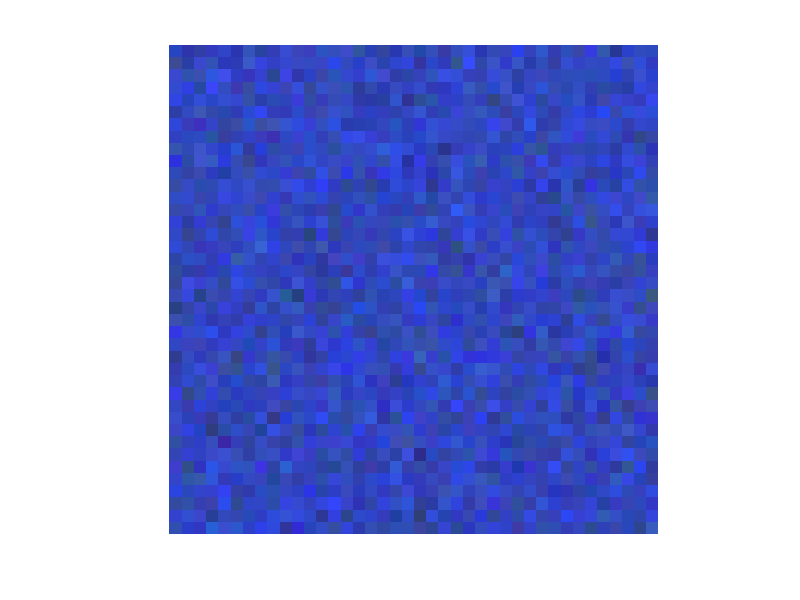
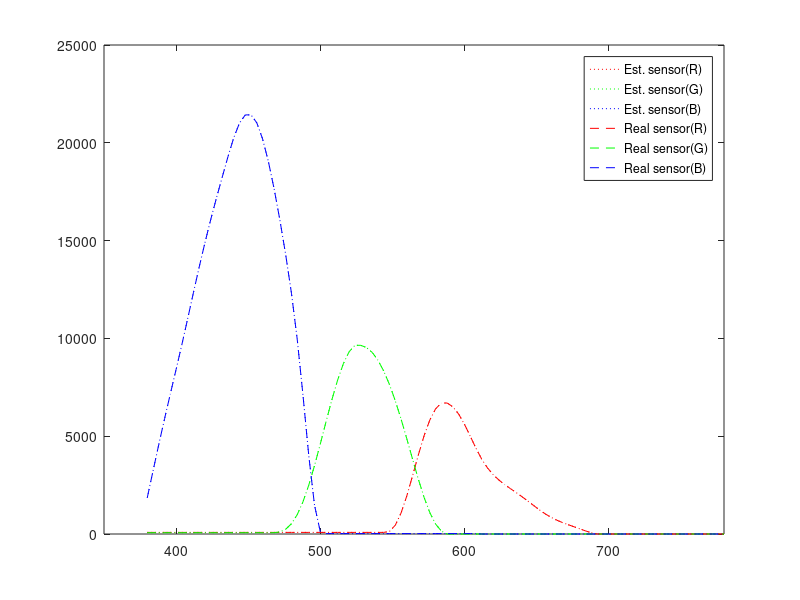
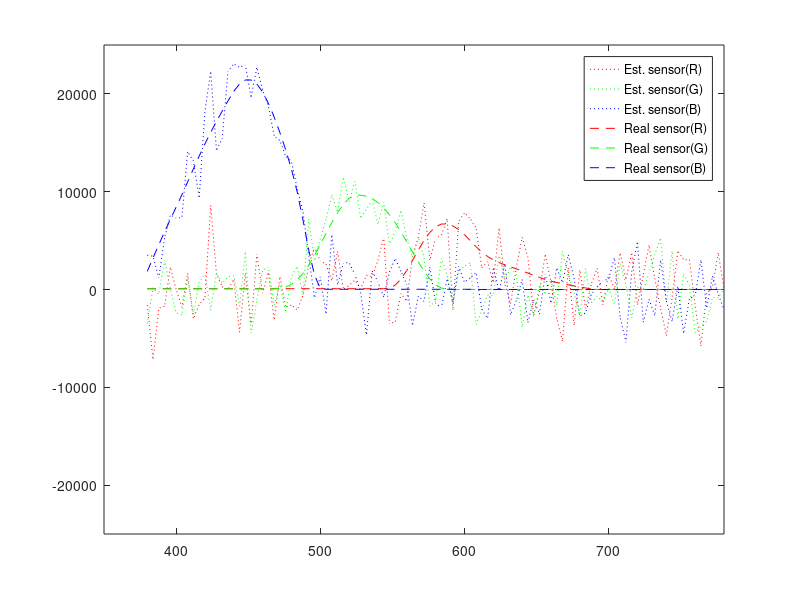
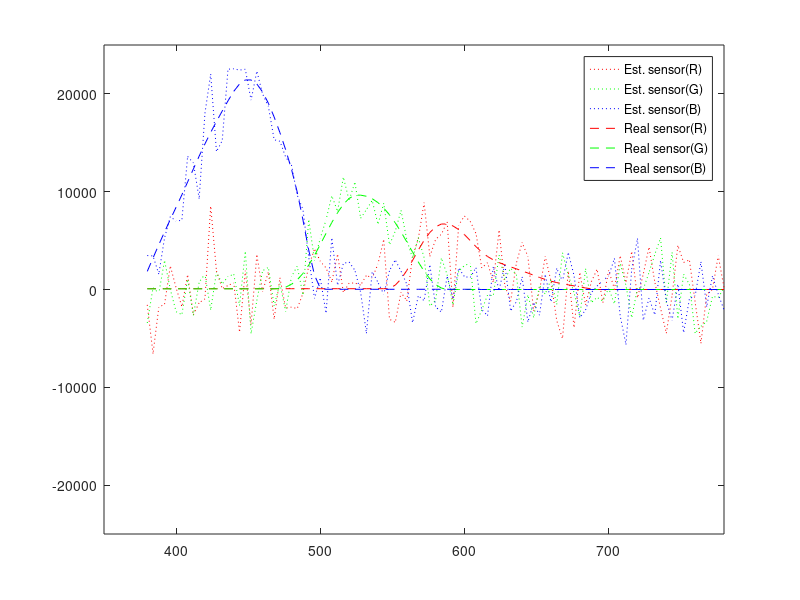

Write the MATLAB code that produced these figures, in order.
%HW2 Homework 2
%   HW2() 
%       Q1
%           Display an image that visualizes all 1600 RGB values derived from the
%           given sensor data and random light spectrum generated
%       Q2
%           1. Comparing real sensor values with estimated values.
%               a. dotted line - est values
%               b. dash line - real values
%           2. RMS error between est. sensor and real sensor values for RGB
%           channels.
%           3. RMS error between R,G,B channels calculated using est. sensor and
%           real sensor values.
%       Q3
%           1. Comparing real sensor values with estimated values w/ Gaussian Noise.
%               a. dotted line - est values
%               b. dash line - real values
%           2. Calculating RMS errors for
%               a. Sensors
%               b. RGB responses
%       Q4
%           1. Comparing plots for sd=50 and sd=100 noise values
%           2. Comparing RMS errors for varying sd values
%       Q6
%           1. Estimate sensitivity for real light spectra and RGB responses
%           2. Plot the sensors and calculate RMS errors
%       Q7
%           Use constrained least squares to improve the sensor estimation
%       Q8
%           Smoothening the estimated sensor
function [num_questions] = hw2()
format compact;
close all;
num_questions=0;

%Q1
%   Display an image that visualizes all 1600 RGB values derived from the
%   given sensor data and random light spectrum generated
num_questions=num_questions+1;
S=importdata('rgb_sensors.txt');
rng(477);
L=rand([1600,101]);
C=L*S;
maxC=max(C(:));
C_RGB=C.*(255/maxC);
imdata=reshape(C_RGB(1:1600,:),[40,40,3]);
imdata=repelem(imdata,10,10);
imdata=uint8(imdata);
figure('Name','Q1 - 40x40 Random Light Spectra Image','NumberTitle','off');
imshow(imdata);

%Q2
%   1. Comparing real sensor values with estimated values.
%       a. dotted line - est values
%       b. dash line - real values
%   2. RMS error between est. sensor and real sensor values for RGB
%   channels.
%   3. RMS error between R,G,B channels calculated using est. sensor and
%   real sensor values.
num_questions=num_questions+1;
S_est=(inv(L'*L)*L')*C;
display_plot(S,S_est,'Q2 - Sensors - real v/s estimated plot',0,2.5*(10.^4));

[rmsEr_S_R,rmsEr_S_G,rmsEr_S_B]=rms_error(S,S_est);
text='RMS error between real and estimated sensor - ';
display_rms_error(text,rmsEr_S_R,rmsEr_S_G,rmsEr_S_B);

C_est=L*S_est;
maxC_est=max(C_est(:));
C_RGB_est=C_est.*(255/maxC_est);
[rmsEr_C_R,rmsEr_C_G,rmsEr_C_B]=rms_error(C_RGB,C_RGB_est);
text='RMS error between RGB values calcuated using real and estimated sensor -';
display_rms_error(text,rmsEr_C_R,rmsEr_C_G,rmsEr_C_B);

%Q3
%   1. Comparing real sensor values with estimated values w/ Gaussian Noise.
%       a. dotted line - est values
%       b. dash line - real values
%   2. Calculating RMS errors for
%       a. Sensors
%       b. RGB responses
num_questions=num_questions+1;
sig=10;
t1=['Q3 - Sensors w/ Noise at Noise sd:', num2str(sig)];
t2=['Q3 - Sensors w/ Noise clipped at Noise sd:', num2str(sig)];
[C_n,S_n,C_n_c,S_n_c]=compute_w_noise(1,sig,true,L,S,C,maxC,t1,t2);
[er_Cn_R,er_Cn_G,er_Cn_B]=rms_error(C_RGB,C_n);
[er_Sn_R,er_Sn_G,er_Sn_B]=rms_error(S,S_n);
[er_Cnc_R,er_Cnc_G,er_Cnc_B]=rms_error(C_RGB,C_n_c);
[er_Snc_R,er_Snc_G,er_Snc_B]=rms_error(S,S_n_c);

text='RGB error w/ noise -';
display_rms_error(text,er_Cn_R,er_Cn_G,er_Cn_B);
text='Sensor error w/ noise -';
display_rms_error(text,er_Sn_R,er_Sn_G,er_Sn_B);

text='RGB error w/ noise w/ clipping-';
display_rms_error(text,er_Cnc_R,er_Cnc_G,er_Cnc_B);
text='Sensor error w/ noise w/ clipping -';
display_rms_error(text,er_Snc_R,er_Snc_G,er_Snc_B);

%Q4
%   1. Comparing plots for sd=50 and sd=100 noise values
%   2. Comparing RMS errors for varying sd values
num_questions=num_questions+1;
for i=0:10
    sig=i*10;
    t1=['Q4 - Sensors w/ Noise at Noise sd:', num2str(sig)];
    t2=['Q4 - Sensors w/ Noise clipped at Noise sd:', num2str(sig)];
    [C_n,S_n,C_n_c,S_n_c]=compute_w_noise(1,sig,mod(i,5)==0&&i>0,L,S,C,maxC,t1,t2);
    [er_Cn_R,er_Cn_G,er_Cn_B]=rms_error(C_RGB,C_n);
    [er_Sn_R,er_Sn_G,er_Sn_B]=rms_error(S,S_n);
    [er_Cnc_R,er_Cnc_G,er_Cnc_B]=rms_error(C_RGB,C_n_c);
    [er_Snc_R,er_Snc_G,er_Snc_B]=rms_error(S,S_n_c);
    er_Cn=sqrt(mean([er_Cn_R,er_Cn_G,er_Cn_B].^2));
    er_Sn=sqrt(mean([er_Sn_R,er_Sn_G,er_Sn_B].^2));
    er_Cnc=sqrt(mean([er_Cnc_R,er_Cnc_G,er_Cnc_B].^2));
    er_Snc=sqrt(mean([er_Snc_R,er_Snc_G,er_Snc_B].^2));
    disp(['w/ noise sd:', num2str(sig), ' RGB err:', num2str(er_Cn), ' Sensor err:', num2str(er_Sn)]);
    disp(['w/ noise w/ clipping sd:', num2str(sig), ' RGB err:', num2str(er_Cnc), ' Sensor err:', num2str(er_Snc)]);
end

%Q6
%   1. Estimate sensitivity for real light spectra and RGB responses
%   2. Plot the sensors and calculate RMS errors
num_questions=num_questions+1;
L2=importdata('light_spectra.txt');
C2=importdata('responses.txt');
S_est2=(inv(L2'*L2)*L2')*C2;
display_plot(S,S_est2,'Q6 - (Real light spectra) Sensors - real v/s estimated plot',-2.5*(10.^4),2.5*(10.^4));

[rmsEr_S2_R,rmsEr_S2_G,rmsEr_S2_B]=rms_error(S,S_est2);
text='Sensor RMS error (Real light spectra)- ';
display_rms_error(text,rmsEr_S2_R,rmsEr_S2_G,rmsEr_S2_B);

C_est2=L2*S_est2;
[rmsEr_C2_R,rmsEr_C2_G,rmsEr_C2_B]=rms_error(C2,C_est2);
text='RGB RMS error (Real light spectra)- ';
display_rms_error(text,rmsEr_C2_R,rmsEr_C2_G,rmsEr_C2_B);

rng(477);
L_temp=rand([598,101]);
disp('Condition number, random light spectra');
disp(cond(L_temp));
disp('Condition number, real light spectra');
disp(cond(L2));

%Q7
%   Use constrained least squares to improve the sensor estimation
num_questions=num_questions+1;
H=L2'*L2;
f=-L2'*C2;
r_f=f(:,1);
g_f=f(:,2);
b_f=f(:,3);
A=-eye(101);
b=-zeros(101,1);

r=quadprog(H,r_f,A,b);
g=quadprog(H,g_f,A,b);
b=quadprog(H,b_f,A,b);

S_cls=[r g b];
display_plot(S,S_cls,'Q7 - (Contrained Least Squares) Sensors - real v/s estimated plot',0,2.5*(10.^4));

%Q8
%   Smoothening the estimated sensor
num_questions=num_questions+1;
Q8(L2,C2,S,90);
Q8(L2,C2,S,100);
Q8(L2,C2,S,120);
Q8(L2,C2,S,140);
Q8(L2,C2,S,150);
end

function Q8(L2,C2,S,lambda)
[n_rows,n_cols]=size(L2);
M=zeros(n_cols-1,n_cols);
for r=1:n_cols-1
    M(r,r)=1;
    M(r,r+1)=-1;
end
M=M.*lambda;

%D2=diff(L2(1:101,:));
D2=L2(1:101,:)*M';
L2_aug=[L2; D2'];
C2_aug=[C2; zeros(100,3)];

H=L2_aug'*L2_aug;
f=-L2_aug'*C2_aug;
r_f=f(:,1);
g_f=f(:,2);
b_f=f(:,3);
A=-eye(101);
b=-zeros(101,1);

rSensor=quadprog(H,r_f,A,b,[],[]);
gSensor=quadprog(H,g_f,A,b,[],[]);
bSensor=quadprog(H,b_f,A,b,[],[]);

S_cls_2=[rSensor gSensor bSensor];
display_plot(S,S_cls_2,['Q8 - Lambda=' num2str(lambda)],0,2.5*(10.^4));
end

function [C_RGB_noise,S_est_noise,C_RGB_noise_clip,S_est_noise_clip]=compute_w_noise(mu,sigma,disp_plot,L,S,C,maxC,t1,t2)
GN_RGB=normrnd(mu,(sigma/100)*maxC,[1600,3]);
C_noise=C+GN_RGB;
S_est_noise=(inv(L'*L)*L')*C_noise;
C_RGB_noise=C_noise.*(255/maxC);
if(disp_plot)
    display_plot(S,S_est_noise,t1,-2.5*(10.^4),2.5*(10.^4));
end

C_RGB_noise_clip=C_RGB_noise;
C_RGB_noise_clip(C_RGB_noise_clip>255)=255;
C_RGB_noise_clip(C_RGB_noise_clip<0)=0;
C_noise_clip=C_RGB_noise_clip.*(maxC/255);
S_est_noise_clip=(inv(L'*L)*L')*C_noise_clip;
if(disp_plot)
    display_plot(S,S_est_noise_clip,t2,-2.5*(10.^4),2.5*(10.^4));
end
end

function [rms_r,rms_g,rms_b] = rms_error(A, A_est)
A_diff=(A-A_est).^2;
rms_r=sqrt(mean(A_diff(:,1)));
rms_g=sqrt(mean(A_diff(:,2)));
rms_b=sqrt(mean(A_diff(:,3)));
end

function display_rms_error(text, rms_r, rms_g, rms_b)
disp(text);
disp('Red');
disp(rms_r);
disp('Green');
disp(rms_g);
disp('Blue');
disp(rms_b);
end

function display_plot(A, A_est, text, y_ll, y_ul)
wavelengths=380:4:780;
figure('Name',text,'NumberTitle','off');
plot(wavelengths,A_est(:,1),':r');
hold on
plot(wavelengths,A_est(:,2),':g');
plot(wavelengths,A_est(:,3),':b');
plot(wavelengths,A(:,1),'--r');
plot(wavelengths,A(:,2),'--g');
plot(wavelengths,A(:,3),'--b');
axis([350 780 y_ll y_ul]);
legend('Est. sensor(R)','Est. sensor(G)','Est. sensor(B)','Real sensor(R)','Real sensor(G)','Real sensor(B)');
end